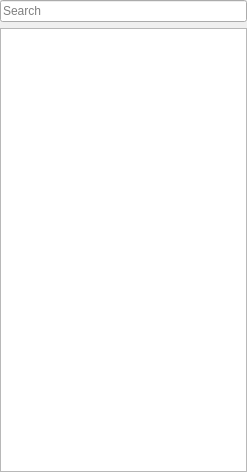
<?xml version="1.0" encoding="UTF-8"?>
<ui version="4.0">
 <class>Mayo::WidgetModelTree</class>
 <widget class="QWidget" name="Mayo::WidgetModelTree">
  <property name="geometry">
   <rect>
    <x>0</x>
    <y>0</y>
    <width>247</width>
    <height>472</height>
   </rect>
  </property>
  <property name="windowTitle">
   <string>Form</string>
  </property>
  <layout class="QVBoxLayout" name="verticalLayout">
   <property name="leftMargin">
    <number>0</number>
   </property>
   <property name="topMargin">
    <number>0</number>
   </property>
   <property name="rightMargin">
    <number>0</number>
   </property>
   <property name="bottomMargin">
    <number>0</number>
   </property>
   <item>
    <widget class="QLineEdit" name="lineEdit_Search">
     <property name="visible">
      <bool>false</bool>
     </property>
     <property name="placeholderText">
      <string>Search</string>
     </property>
     <property name="clearButtonEnabled">
      <bool>true</bool>
     </property>
    </widget>
   </item>
   <item>
    <widget class="Mayo::Internal::TreeWidget" name="treeWidget_Model">
     <property name="selectionMode">
      <enum>QAbstractItemView::ExtendedSelection</enum>
     </property>
     <property name="textElideMode">
      <enum>Qt::ElideNone</enum>
     </property>
     <attribute name="headerVisible">
      <bool>false</bool>
     </attribute>
     <column>
      <property name="text">
       <string notr="true">1</string>
      </property>
     </column>
    </widget>
   </item>
  </layout>
 </widget>
 <customwidgets>
  <customwidget>
   <class>Mayo::Internal::TreeWidget</class>
   <extends>QTreeWidget</extends>
   <header>widget_model_tree.h</header>
  </customwidget>
 </customwidgets>
 <resources/>
 <connections/>
</ui>
